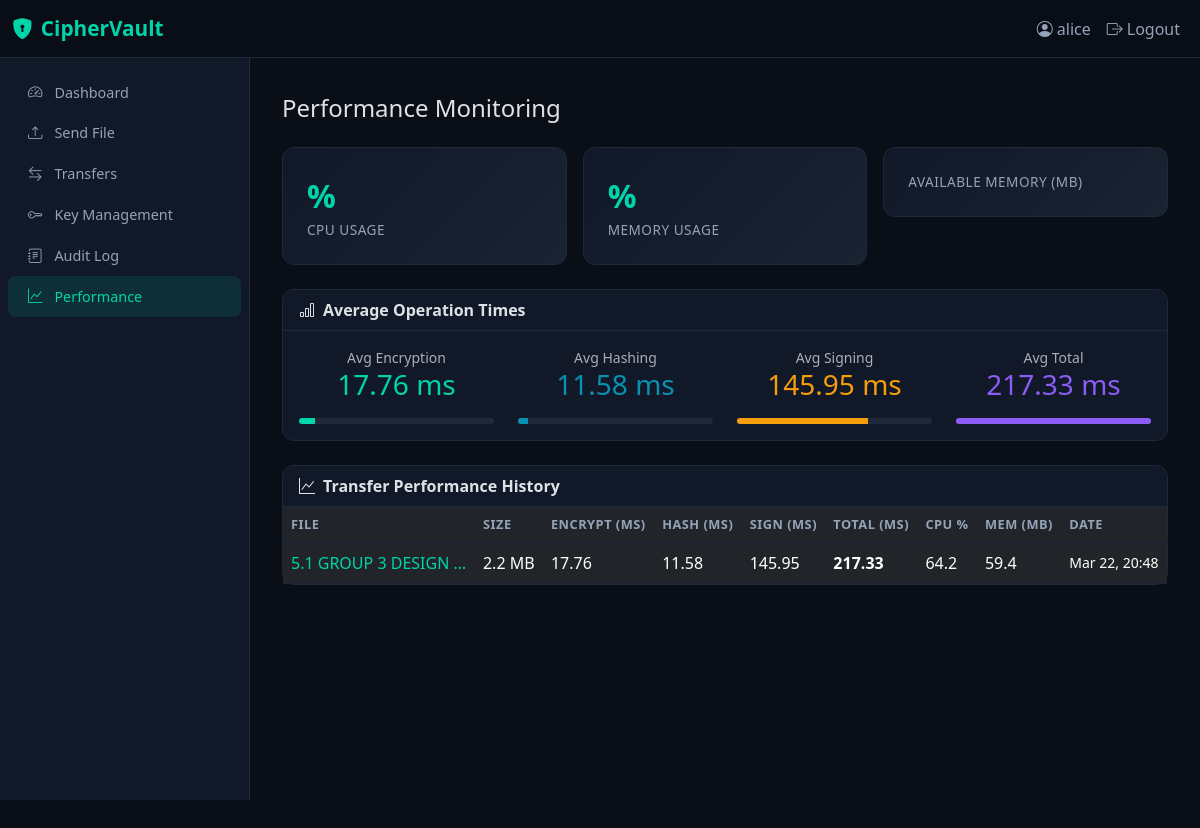
The page /performance/ (signed in) on the database as committed earlier.
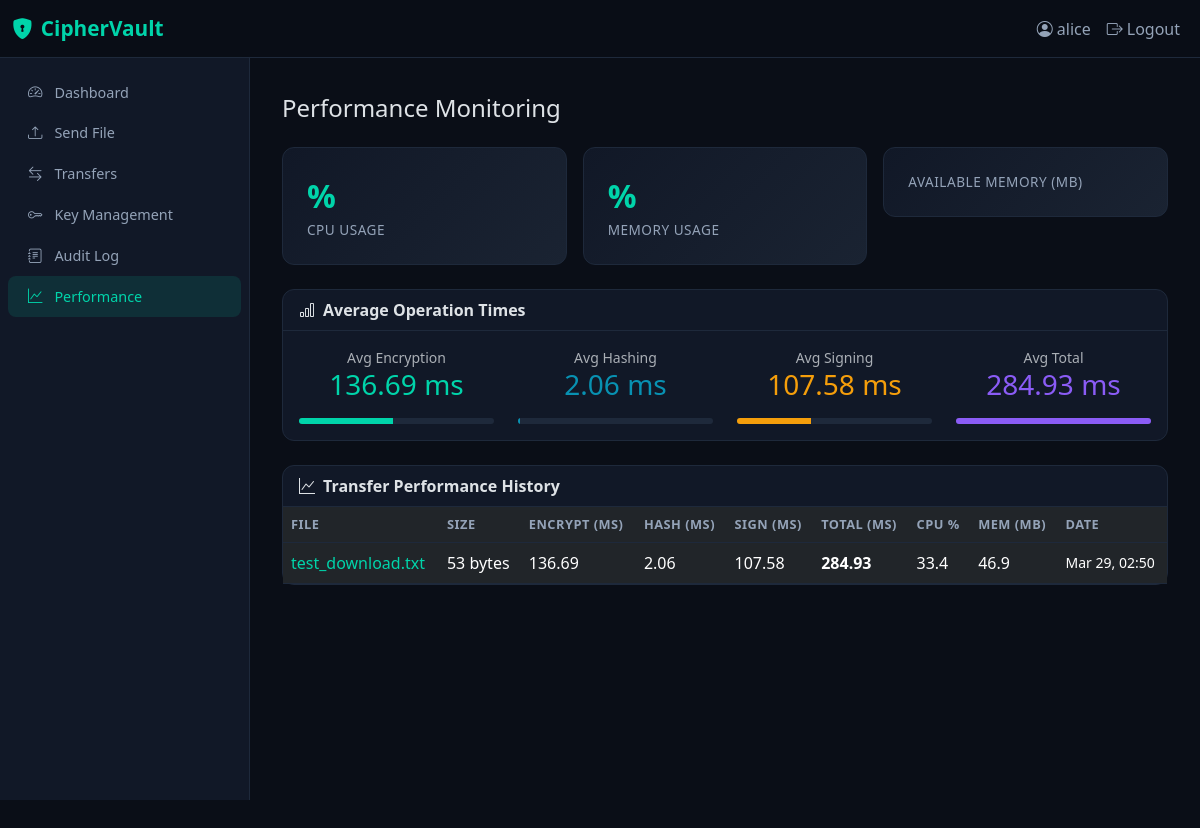
The same page on the database as committed later.
### core/models.py (models this page shows, shortened)
class FileTransfer(models.Model):
    STATUS_CHOICES = [
        ('pending', 'Pending'),
        ('encrypting', 'Encrypting'),
        ('sent', 'Sent'),
        ('received', 'Received'),
        ('decrypting', 'Decrypting'),
        ('verified', 'Verified'),
        ('failed', 'Failed'),
        ('rejected', 'Rejected'),
    ]
    id = models.UUIDField(primary_key=True, default=uuid.uuid4, editable=False)
    sender = models.ForeignKey(User, on_delete=models.CASCADE, related_name='sent_transfers')
    receiver = models.ForeignKey(User, on_delete=models.CASCADE, related_name='received_transfers')
    original_filename = models.CharField(max_length=255)
    file_size = models.BigIntegerField(default=0)
    encrypted_file = models.FileField(upload_to='encrypted/', blank=True)
    decrypted_file = models.FileField(upload_to='decrypted/', blank=True)
    encrypted_aes_key = models.BinaryField(blank=True, null=True)
    file_hash = models.CharField(max_length=64, help_text="SHA-256 hash of original file")
    received_hash = models.CharField(max_length=64, blank=True, help_text="SHA-256 hash computed after decryption")
    digital_signature = models.BinaryField(blank=True, null=True)
    signature_verified = models.BooleanField(default=False)
    hash_verified = models.BooleanField(default=False)
    status = models.CharField(max_length=20, choices=STATUS_CHOICES, default='pending')
    created_at = models.DateTimeField(auto_now_add=True)
    completed_at = models.DateTimeField(null=True, blank=True)
    encryption_time_ms = models.FloatField(default=0)
    hashing_time_ms = models.FloatField(default=0)
    signing_time_ms = models.FloatField(default=0)
    total_time_ms = models.FloatField(default=0)
    cpu_usage_percent = models.FloatField(default=0)
    memory_usage_mb = models.FloatField(default=0)
    class Meta:
        ordering = ['-created_at']

### core/views.py (the view)
# urls.py: path('performance/', views.performance_dashboard_view, name='performance'),
@login_required
def performance_dashboard_view(request):
    transfers = FileTransfer.objects.filter(
        sender=request.user
    ).exclude(total_time_ms=0).order_by('-created_at')[:50]
    if transfers:
        avg_encryption = sum(t.encryption_time_ms for t in transfers) / len(transfers)
        avg_hashing = sum(t.hashing_time_ms for t in transfers) / len(transfers)
        avg_signing = sum(t.signing_time_ms for t in transfers) / len(transfers)
        avg_total = sum(t.total_time_ms for t in transfers) / len(transfers)
    else:
        avg_encryption = avg_hashing = avg_signing = avg_total = 0
    system_stats = PerformanceMonitor.get_system_stats()
    return render(request, 'core/performance.html', {
        'transfers': transfers,
        'avg_encryption': round(avg_encryption, 2),
        'avg_hashing': round(avg_hashing, 2),
        'avg_signing': round(avg_signing, 2),
        'avg_total': round(avg_total, 2),
        'system_stats': system_stats,
    })

### core/performance.py (called while the page is built)
    @staticmethod
    def get_system_stats() -> dict:
        return {
            'cpu_percent': psutil.cpu_percent(interval=0.1),
            'memory_percent': psutil.virtual_memory().percent,
            'memory_available_mb': psutil.virtual_memory().available / (1024 * 1024),
        }

### core/templates/core/performance.html (shortened to what the changed rows need)
{% extends "core/base.html" %}
{% block content %}
<div class="card mb-4">
    <div class="card-body">
        <div class="row text-center">
            <div class="col-md-3">
                <div class="mb-3">
                    <small class="text-muted d-block">Avg Encryption</small>
                    <h3 style="color: var(--cv-primary);">{{ avg_encryption }} ms</h3>
                </div>
            </div>
            <div class="col-md-3">
                <div class="mb-3">
                    <small class="text-muted d-block">Avg Hashing</small>
                    <h3 style="color: #0891b2;">{{ avg_hashing }} ms</h3>
                </div>
                <div class="progress" style="height: 6px; background: #1e293b;">
                    <div class="progress-bar" style="width: {% widthratio avg_hashing avg_total 100 %}%; background: #0891b2;"></div>
                </div>
            </div>
            <div class="col-md-3">
                <div class="mb-3">
                    <small class="text-muted d-block">Avg Signing</small>
                    <h3 style="color: #f59e0b;">{{ avg_signing }} ms</h3>
                </div>
            </div>
            <div class="col-md-3">
                <div class="mb-3">
                    <small class="text-muted d-block">Avg Total</small>
                    <h3 style="color: #8b5cf6;">{{ avg_total }} ms</h3>
                </div>
            </div>
        </div>
    </div>
</div>
<div class="card">
    <div class="card-body p-0">
        {% if transfers %}
        <div class="table-responsive">
            <table class="table table-hover mb-0">
                <thead>
                    <tr>
                        <th>File</th>
                        <th>Size</th>
                        <th>Encrypt (ms)</th>
                        <th>Hash (ms)</th>
                        <th>Sign (ms)</th>
                        <th>Total (ms)</th>
                        <th>CPU %</th>
                        <th>Mem (MB)</th>
                        <th>Date</th>
                    </tr>
                </thead>
                <tbody>
                    {% for t in transfers %}
                    <tr>
                        <td>
                            <a href="{% url 'transfer_detail' t.id %}" class="text-decoration-none" style="color: var(--cv-primary);">
                                {{ t.original_filename|truncatechars:20 }}
                            </a>
                        </td>
                        <td>{{ t.file_size|filesizeformat }}</td>
                        <td>{{ t.encryption_time_ms|floatformat:2 }}</td>
                        <td>{{ t.hashing_time_ms|floatformat:2 }}</td>
                        <td>{{ t.signing_time_ms|floatformat:2 }}</td>
                        <td><strong>{{ t.total_time_ms|floatformat:2 }}</strong></td>
                        <td>{{ t.cpu_usage_percent|floatformat:1 }}</td>
                        <td>{{ t.memory_usage_mb|floatformat:1 }}</td>
                        <td class="small">{{ t.created_at|date:"M d, H:i" }}</td>
                    </tr>
                    {% endfor %}
                </tbody>
            </table>
        </div>
        {% else %}
        <p class="text-muted text-center py-4">No transfer metrics available yet. Send some files to see performance data.</p>
        {% endif %}
    </div>
</div>
{% endblock %}

Rows that differ between the two databases and show on the page:
removed FileTransfer: original_filename "5.1 GROUP 3 DESIGN …", file_size|filesizeformat "2.2 MB", encryption_time_ms "17.76", hashing_time_ms "11.58", signing_time_ms "145.95", total_time_ms "217.33", cpu_usage_percent "64.2", memory_usage_mb "59.4", created_at "Mar 22, 20:48"
added FileTransfer: original_filename "test_download.txt", file_size|filesizeformat "53 bytes", encryption_time_ms "136.69", hashing_time_ms "2.06", signing_time_ms "107.58", total_time_ms "284.93", cpu_usage_percent "33.4", memory_usage_mb "46.9", created_at "Mar 29, 02:50"
Other text that changed with them:
{{ avg_encryption }}: "17.76" → "136.69"
{{ avg_hashing }}: "11.58" → "2.06"
{{ avg_signing }}: "145.95" → "107.58"
{{ avg_total }}: "217.33" → "284.93"
